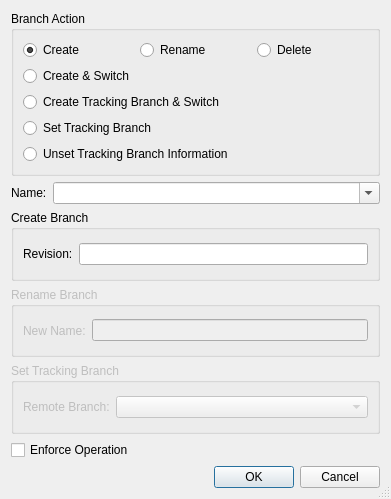
<?xml version="1.0" encoding="UTF-8"?>
<ui version="4.0">
 <class>GitBranchDialog</class>
 <widget class="QDialog" name="GitBranchDialog">
  <property name="geometry">
   <rect>
    <x>0</x>
    <y>0</y>
    <width>391</width>
    <height>499</height>
   </rect>
  </property>
  <property name="windowTitle">
   <string>Git Branch</string>
  </property>
  <property name="sizeGripEnabled">
   <bool>true</bool>
  </property>
  <layout class="QVBoxLayout" name="verticalLayout">
   <item>
    <widget class="QGroupBox" name="tagActionGroup">
     <property name="title">
      <string>Branch Action</string>
     </property>
     <layout class="QGridLayout" name="gridLayout">
      <item row="0" column="0">
       <widget class="QRadioButton" name="createBranchButton">
        <property name="toolTip">
         <string>Select to create a branch</string>
        </property>
        <property name="whatsThis">
         <string>&lt;b&gt;Create Branch&lt;/b&gt;
&lt;p&gt;Select this entry in order to create a branch.&lt;/p&gt;</string>
        </property>
        <property name="text">
         <string>Create</string>
        </property>
        <property name="checked">
         <bool>true</bool>
        </property>
       </widget>
      </item>
      <item row="0" column="1">
       <widget class="QRadioButton" name="moveBranchButton">
        <property name="toolTip">
         <string>Select to rename a branch</string>
        </property>
        <property name="whatsThis">
         <string>&lt;b&gt;Rename&lt;/b&gt;
&lt;p&gt;Select this entry in order to rename the selected branch.&lt;/p&gt;</string>
        </property>
        <property name="text">
         <string>Rename</string>
        </property>
       </widget>
      </item>
      <item row="0" column="2">
       <widget class="QRadioButton" name="deleteBranchButton">
        <property name="toolTip">
         <string>Select to delete a branch</string>
        </property>
        <property name="whatsThis">
         <string>&lt;b&gt;Delete Branch&lt;/b&gt;
&lt;p&gt;Select this entry in order to delete the selected branch.&lt;/p&gt;</string>
        </property>
        <property name="text">
         <string>Delete</string>
        </property>
       </widget>
      </item>
      <item row="1" column="0" colspan="3">
       <widget class="QRadioButton" name="createSwitchButton">
        <property name="toolTip">
         <string>Select to create a new branch and switch to it</string>
        </property>
        <property name="whatsThis">
         <string>&lt;b&gt;Create &amp;amp; Switch&lt;/b&gt;\n&lt;p&gt;Select this entry in order to create a new branch and switch the working tree to it.&lt;/p&gt;</string>
        </property>
        <property name="text">
         <string>Create &amp;&amp; Switch</string>
        </property>
       </widget>
      </item>
      <item row="2" column="0" colspan="3">
       <widget class="QRadioButton" name="createTrackingButton">
        <property name="toolTip">
         <string>Select to create a tracking branch and switch to it</string>
        </property>
        <property name="whatsThis">
         <string>&lt;b&gt;Create Tracking Branch &amp;amp; Switch&lt;/b&gt;\n&lt;p&gt;Select this entry in order to create a new branch tracking a remote repository branch. The working tree is switched to it.&lt;/p&gt;</string>
        </property>
        <property name="text">
         <string>Create Tracking Branch &amp;&amp; Switch</string>
        </property>
       </widget>
      </item>
      <item row="3" column="0" colspan="3">
       <widget class="QRadioButton" name="setTrackingButton">
        <property name="toolTip">
         <string>Select to associate a remote branch</string>
        </property>
        <property name="text">
         <string>Set Tracking Branch</string>
        </property>
       </widget>
      </item>
      <item row="4" column="0" colspan="3">
       <widget class="QRadioButton" name="unsetTrackingButton">
        <property name="toolTip">
         <string>Select to de-associate a remote branch</string>
        </property>
        <property name="text">
         <string>Unset Tracking Branch Information</string>
        </property>
       </widget>
      </item>
     </layout>
    </widget>
   </item>
   <item>
    <layout class="QHBoxLayout" name="horizontalLayout_3">
     <item>
      <widget class="QLabel" name="TextLabel1">
       <property name="text">
        <string>Name:</string>
       </property>
      </widget>
     </item>
     <item>
      <widget class="QComboBox" name="branchCombo">
       <property name="sizePolicy">
        <sizepolicy hsizetype="Expanding" vsizetype="Fixed">
         <horstretch>0</horstretch>
         <verstretch>0</verstretch>
        </sizepolicy>
       </property>
       <property name="toolTip">
        <string>Enter the name of the branch</string>
       </property>
       <property name="whatsThis">
        <string>&lt;b&gt;Branch Name&lt;/b&gt;
&lt;p&gt;Enter the name of the branch to be created, deleted or moved.&lt;/p&gt;</string>
       </property>
       <property name="editable">
        <bool>true</bool>
       </property>
       <property name="duplicatesEnabled">
        <bool>false</bool>
       </property>
      </widget>
     </item>
    </layout>
   </item>
   <item>
    <widget class="QGroupBox" name="createBranchGroup">
     <property name="title">
      <string>Create Branch</string>
     </property>
     <layout class="QHBoxLayout" name="horizontalLayout_2">
      <item>
       <widget class="QLabel" name="label">
        <property name="text">
         <string>Revision:</string>
        </property>
       </widget>
      </item>
      <item>
       <widget class="QLineEdit" name="revisionEdit">
        <property name="toolTip">
         <string>Enter a revision at which to start the branch</string>
        </property>
       </widget>
      </item>
     </layout>
    </widget>
   </item>
   <item>
    <widget class="QGroupBox" name="moveBranchGroup">
     <property name="enabled">
      <bool>false</bool>
     </property>
     <property name="title">
      <string>Rename Branch</string>
     </property>
     <layout class="QHBoxLayout" name="horizontalLayout">
      <item>
       <widget class="QLabel" name="label_2">
        <property name="text">
         <string>New Name:</string>
        </property>
       </widget>
      </item>
      <item>
       <widget class="QLineEdit" name="newBranchNameEdit">
        <property name="statusTip">
         <string>Enter a new name for the selected branch</string>
        </property>
       </widget>
      </item>
     </layout>
    </widget>
   </item>
   <item>
    <widget class="QGroupBox" name="trackingBranchGroup">
     <property name="enabled">
      <bool>false</bool>
     </property>
     <property name="title">
      <string>Set Tracking Branch</string>
     </property>
     <layout class="QHBoxLayout" name="horizontalLayout_4">
      <item>
       <widget class="QLabel" name="label_3">
        <property name="text">
         <string>Remote Branch:</string>
        </property>
       </widget>
      </item>
      <item>
       <widget class="QComboBox" name="remoteBranchCombo">
        <property name="sizePolicy">
         <sizepolicy hsizetype="Expanding" vsizetype="Fixed">
          <horstretch>0</horstretch>
          <verstretch>0</verstretch>
         </sizepolicy>
        </property>
        <property name="toolTip">
         <string>Select the remote branch to associate</string>
        </property>
       </widget>
      </item>
     </layout>
    </widget>
   </item>
   <item>
    <widget class="QCheckBox" name="forceCheckBox">
     <property name="toolTip">
      <string>Select to enforce the create operation</string>
     </property>
     <property name="text">
      <string>Enforce Operation</string>
     </property>
    </widget>
   </item>
   <item>
    <widget class="QDialogButtonBox" name="buttonBox">
     <property name="orientation">
      <enum>Qt::Horizontal</enum>
     </property>
     <property name="standardButtons">
      <set>QDialogButtonBox::Cancel|QDialogButtonBox::Ok</set>
     </property>
    </widget>
   </item>
  </layout>
 </widget>
 <pixmapfunction>qPixmapFromMimeSource</pixmapfunction>
 <tabstops>
  <tabstop>createBranchButton</tabstop>
  <tabstop>moveBranchButton</tabstop>
  <tabstop>deleteBranchButton</tabstop>
  <tabstop>createSwitchButton</tabstop>
  <tabstop>createTrackingButton</tabstop>
  <tabstop>setTrackingButton</tabstop>
  <tabstop>unsetTrackingButton</tabstop>
  <tabstop>branchCombo</tabstop>
  <tabstop>revisionEdit</tabstop>
  <tabstop>newBranchNameEdit</tabstop>
  <tabstop>remoteBranchCombo</tabstop>
  <tabstop>forceCheckBox</tabstop>
 </tabstops>
 <resources/>
 <connections>
  <connection>
   <sender>buttonBox</sender>
   <signal>accepted()</signal>
   <receiver>GitBranchDialog</receiver>
   <slot>accept()</slot>
   <hints>
    <hint type="sourcelabel">
     <x>134</x>
     <y>461</y>
    </hint>
    <hint type="destinationlabel">
     <x>25</x>
     <y>214</y>
    </hint>
   </hints>
  </connection>
  <connection>
   <sender>buttonBox</sender>
   <signal>rejected()</signal>
   <receiver>GitBranchDialog</receiver>
   <slot>reject()</slot>
   <hints>
    <hint type="sourcelabel">
     <x>171</x>
     <y>461</y>
    </hint>
    <hint type="destinationlabel">
     <x>128</x>
     <y>210</y>
    </hint>
   </hints>
  </connection>
  <connection>
   <sender>createBranchButton</sender>
   <signal>toggled(bool)</signal>
   <receiver>createBranchGroup</receiver>
   <slot>setEnabled(bool)</slot>
   <hints>
    <hint type="sourcelabel">
     <x>63</x>
     <y>57</y>
    </hint>
    <hint type="destinationlabel">
     <x>66</x>
     <y>246</y>
    </hint>
   </hints>
  </connection>
  <connection>
   <sender>moveBranchButton</sender>
   <signal>toggled(bool)</signal>
   <receiver>moveBranchGroup</receiver>
   <slot>setEnabled(bool)</slot>
   <hints>
    <hint type="sourcelabel">
     <x>243</x>
     <y>61</y>
    </hint>
    <hint type="destinationlabel">
     <x>51</x>
     <y>323</y>
    </hint>
   </hints>
  </connection>
  <connection>
   <sender>createSwitchButton</sender>
   <signal>toggled(bool)</signal>
   <receiver>createBranchGroup</receiver>
   <slot>setEnabled(bool)</slot>
   <hints>
    <hint type="sourcelabel">
     <x>107</x>
     <y>86</y>
    </hint>
    <hint type="destinationlabel">
     <x>196</x>
     <y>259</y>
    </hint>
   </hints>
  </connection>
  <connection>
   <sender>createTrackingButton</sender>
   <signal>toggled(bool)</signal>
   <receiver>forceCheckBox</receiver>
   <slot>setDisabled(bool)</slot>
   <hints>
    <hint type="sourcelabel">
     <x>122</x>
     <y>115</y>
    </hint>
    <hint type="destinationlabel">
     <x>147</x>
     <y>432</y>
    </hint>
   </hints>
  </connection>
  <connection>
   <sender>setTrackingButton</sender>
   <signal>toggled(bool)</signal>
   <receiver>trackingBranchGroup</receiver>
   <slot>setEnabled(bool)</slot>
   <hints>
    <hint type="sourcelabel">
     <x>108</x>
     <y>132</y>
    </hint>
    <hint type="destinationlabel">
     <x>93</x>
     <y>360</y>
    </hint>
   </hints>
  </connection>
 </connections>
</ui>
